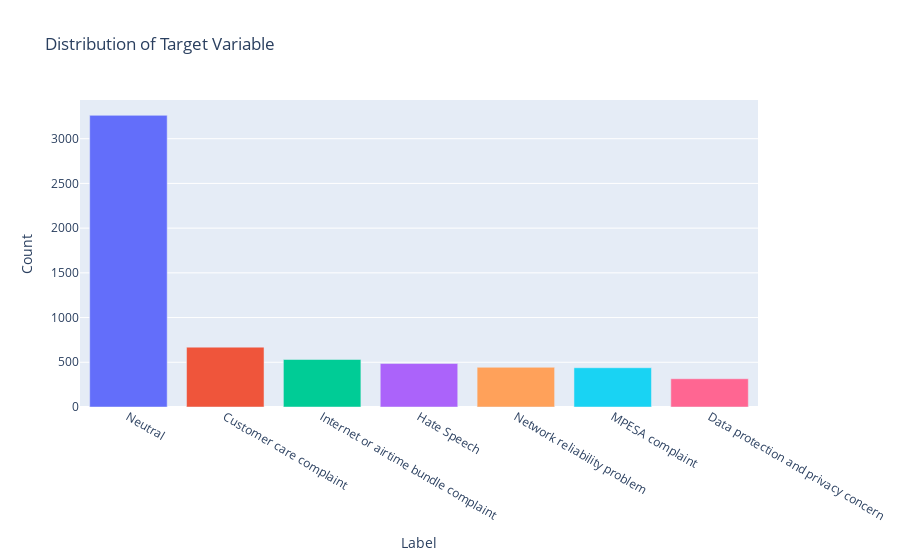

Source (notebook cell):
### Code cell
# plot the distribution of the target variable
loader.plot_target_distribution()

### Figure 1 — Plotly figure (JSON) as saved in the notebook; plotly's stock layout.template omitted (floating-point values rounded to 4 significant figures)
{"data": [{"hovertemplate": "Label=%{x}<br>Count=%{y}<extra></extra>", "legendgroup": "", "marker": {"color": ["#636EFA", "#EF553B", "#00CC96", "#AB63FA", "#FFA15A", "#19D3F3", "#FF6692"], "pattern": {"shape": ""}}, "name": "", "orientation": "v", "showlegend": false, "textposition": "auto", "type": "bar", "x": ["Neutral", "Customer care complaint", "Internet or airtime bundle complaint", "Hate Speech", "Network reliability problem", "MPESA complaint", "Data protection and privacy concern"], "xaxis": "x", "y": [3261, 669, 531, 486, 444, 439, 316], "yaxis": "y"}], "layout": {"barmode": "relative", "legend": {"tracegroupgap": 0}, "title": {"text": "Distribution of Target Variable"}, "xaxis": {"anchor": "y", "domain": [0, 1], "title": {"text": "Label"}}, "yaxis": {"anchor": "x", "domain": [0, 1], "title": {"text": "Count"}}}}
